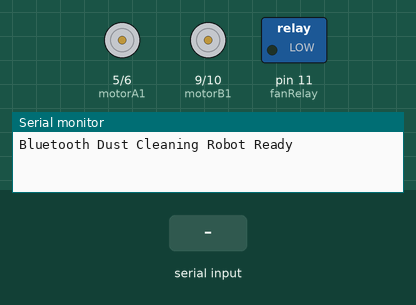
Recording of a sketch running on a simulated Arduino Uno, built with avr-gcc and run on an emulated ATmega328P. Shown: motor-driver pin pairs drawn as motors (green arrow = first pin HIGH = forward, orange = second pin HIGH = backward, longer = more drive), switched loads named in the sketch (green lamp = pin HIGH), the last lines printed to the serial monitor. Inputs (shaded band) come from the test bench.

Above: at 1.2 s.
1.3 s: "F" received over the second serial link
At 2.5 s:
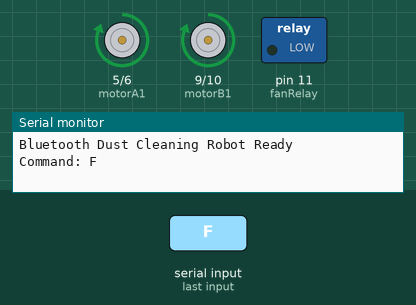
2.8 s: "B" received over the second serial link
At 3.9 s:
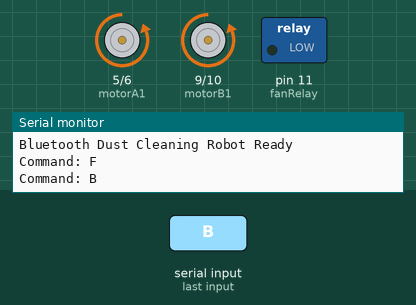
4.3 s: "L" received over the second serial link
At 5.0 s:
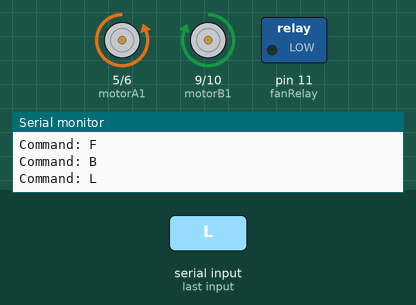
5.8 s: "R" received over the second serial link
At 6.1 s:
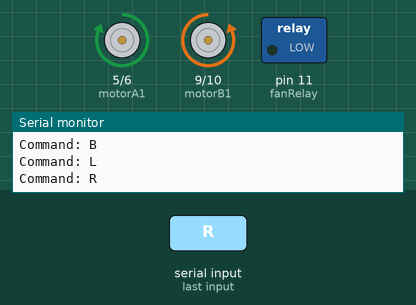
7.3 s: "N" received over the second serial link
At 8.5 s:
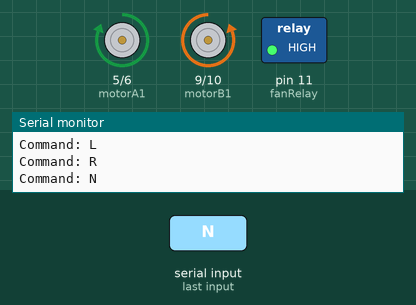
8.8 s: "S" received over the second serial link
At 9.6 s:
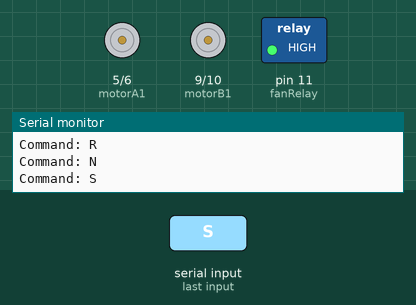
Timing chart, 0 to 11.3 s (numbered marks = the images above; inputs shaded):
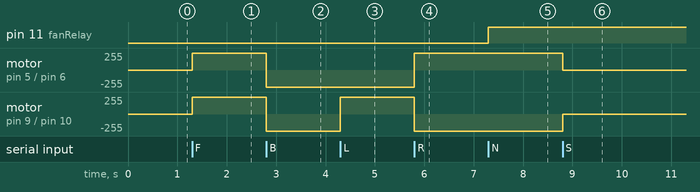

The sketch:

Garbage_Collecting_Robot.ino
```cpp
/*
Code Name:Garbage Collecting Robot
Author: RoboSiddhi

⚠ Warning

This project and its code are shared for learning and personal use only.
Commercial use, redistribution, or selling (in any form) of this code or
project is not allowed without proper permission.

                                                                                 .
              !^           .   ..   ..
              ??^~~~^.      ....:....
             :P5J?7?JY5.   ...^:::^..
            .BG5JY75&JYG   ...^:::^..
            .BBBP57?YYYG.   ....::::
             :YBBGYJ??Y?   .  .^ YGGY.
              :!BBBBY!:       .G??5BP^
            ~GP5P5??77!7:    .^J55Y!
           ^#57!7#5777!?57~:~77JG~
           ?#G5PB#57777!B5GG5YPJ.
          .BGYY&&BPY???J!!Y5Y7:
          :7!~!7777!!!!^

Description:The Garbage Collecting Robot is an Arduino Uno–based autonomous
cleaning system designed to collect dust and small debris from the floor.
The robot utilizes an HC-05 Bluetooth module for wireless communication
and an L298N motor driver to control the movement of the drive motors,
enabling smooth navigation in forward, backward, left, and right directions.
A relay module is integrated to operate the cleaning motor or suction mechanism
which collects the garbage efficiently. Through Bluetooth connectivity,the robot
can be remotely controlled using a smartphone or any compatible Bluetooth-enabled
device.
Great for
learning robotics, DIY projects, and basic STEM applications.
*/
#define motorA1 5
#define motorA2 6
#define motorB1 9
#define motorB2 10
#define fanRelay 11

#define BT_RX 7
#define BT_TX 8

#include <SoftwareSerial.h>
SoftwareSerial Bluetooth(BT_RX, BT_TX); // RX, TX

char command;

void setup() {
  Serial.begin(9600);
  Bluetooth.begin(9600);

  pinMode(motorA1, OUTPUT);
  pinMode(motorA2, OUTPUT);
  pinMode(motorB1, OUTPUT);
  pinMode(motorB2, OUTPUT);
  pinMode(fanRelay, OUTPUT);

  digitalWrite(fanRelay, LOW); // Fan off initially
  stopRobot();

  Serial.println("Bluetooth Dust Cleaning Robot Ready");
}

void loop() {
  if (Bluetooth.available()) {
    command = Bluetooth.read();
    Serial.print("Command: ");
    Serial.println(command);

    switch (command) {
      case 'F': moveForward(); break;
      case 'B': moveBackward(); break;
      case 'L': turnLeft(); break;
      case 'R': turnRight(); break;
      case 'S': stopRobot(); break;
      case 'N': digitalWrite(fanRelay, HIGH); break;  // Fan ON
      case 'O': digitalWrite(fanRelay, LOW); break;   // Fan OFF
    }
  }
}

// --- Movement Functions ---
void moveForward() {
  digitalWrite(motorA1, HIGH);
  digitalWrite(motorA2, LOW);
  digitalWrite(motorB1, HIGH);
  digitalWrite(motorB2, LOW);
}

void moveBackward() {
  digitalWrite(motorA1, LOW);
  digitalWrite(motorA2, HIGH);
  digitalWrite(motorB1, LOW);
  digitalWrite(motorB2, HIGH);
}

void turnLeft() {
  digitalWrite(motorA1, LOW);
  digitalWrite(motorA2, HIGH);
  digitalWrite(motorB1, HIGH);
  digitalWrite(motorB2, LOW);
}

void turnRight() {
  digitalWrite(motorA1, HIGH);
  digitalWrite(motorA2, LOW);
  digitalWrite(motorB1, LOW);
  digitalWrite(motorB2, HIGH);
}

void stopRobot() {
  digitalWrite(motorA1, LOW);
  digitalWrite(motorA2, LOW);
  digitalWrite(motorB1, LOW);
  digitalWrite(motorB2, LOW);
}
```

Measured:
- after the input at 1.3 s, motor on pin 5 (motorA1) / pin 6 (motorA2), motor on pin 9 (motorB1) / pin 10 (motorB2): stopped → forward 255/255 at once
- after the input at 2.8 s, motor on pin 5 (motorA1) / pin 6 (motorA2), motor on pin 9 (motorB1) / pin 10 (motorB2): forward 255/255 → backward 255/255 at once
- after the input at 4.3 s, motor on pin 9 (motorB1) / pin 10 (motorB2): backward 255/255 → forward 255/255 at once
- after the input at 5.8 s, motor on pin 5 (motorA1) / pin 6 (motorA2): backward 255/255 → forward 255/255 at once; motor on pin 9 (motorB1) / pin 10 (motorB2): forward 255/255 → backward 255/255 at once
- after the input at 7.3 s, pin 11 (fanRelay): LOW → HIGH at once
- after the input at 8.8 s, motor on pin 5 (motorA1) / pin 6 (motorA2): forward 255/255 → stopped at once; motor on pin 9 (motorB1) / pin 10 (motorB2): backward 255/255 → stopped at once
